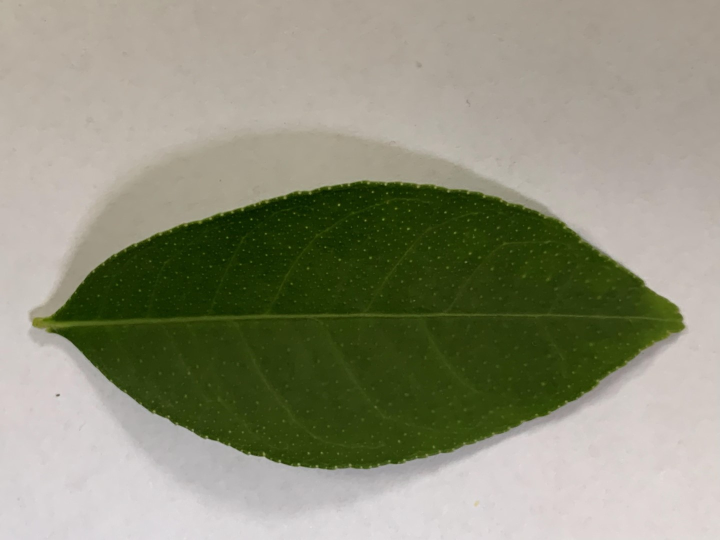
#> input picture tests/e2e/healthy-lemon.jpg, 1440 x 1080 px (shown at 1/2 size)
$ python -i browser_view.py   (imports and definitions only)
#> lines starting #> are read from the running program, lines starting #| are printed output that depends on the picture
"""Make training see each photo exactly as a browser shows it.

Browsers (a) convert images with an embedded colour profile (Display P3,
Adobe RGB, CMYK...) to sRGB before a canvas reads them, and (b) rotate
photos upright according to their EXIF orientation tag. TensorFlow does
neither. The app therefore saw different pixels from the ones the model was
trained and tested on for ~1.7% of images (wheat, RiceLeafBD, some PlantDoc)
and for phone photos with a rotation tag (many lemon photos).

This writes one corrected copy per affected image (data/browser_view/) and a
map from original path to copy. shared/preprocessing.load_image swaps the copy
in, so training, evaluation and every test script read browser-identical
pixels while splits.csv and the data manifests keep the original paths.

usage: python training/shared/browser_view.py   (re-run after rebuilding a dataset)
"""
import csv
import hashlib
import io
import json
import os
from concurrent.futures import ProcessPoolExecutor
from pathlib import Path

from PIL import Image, ImageCms, ImageOps

ROOT = Path(__file__).resolve().parents[2]
OUT = ROOT / "data" / "browser_view"
MAP = OUT / "map.json"
SPLITS = ["work_crops", "work_router2", "work_lemon"]


def fix(path: str):
    """Return (path, copy) if the browser would show different pixels, else (path, None)."""
#> called with path = '../../tests/e2e/healthy-lemon.jpg'
    try:
        im = Image.open(path)
#> im is the input picture: PIL image 1440x1080 RGB; mean R, G, B 141.9, 142.5, 121.3
        icc = im.info.get("icc_profile")
        orient = im.getexif().get(0x0112, 1)
#> orient = 6
        desc = None
        if icc:
            desc = ImageCms.getProfileDescription(ImageCms.ImageCmsProfile(io.BytesIO(icc))).strip()
        needs_colour = bool(icc) and "sRGB" not in (desc or "")
#> needs_colour = False
        if not needs_colour and orient in (None, 1):
            return path, None
        fmt = im.format
#> fmt = 'JPEG'
        if needs_colour:
            src = ImageCms.ImageCmsProfile(io.BytesIO(icc))
            im = ImageCms.profileToProfile(im if im.mode in ("RGB", "CMYK") else im.convert("RGB"), src,
                                           ImageCms.createProfile("sRGB"), outputMode="RGB")
        else:
            im = im.convert("RGB")
        if orient not in (None, 1):
            im.info["exif"] = Image.open(path).info.get("exif", b"")
            src_im = Image.open(path)
            im = ImageOps.exif_transpose(src_im).convert("RGB") if not needs_colour else _rotate(im, orient)
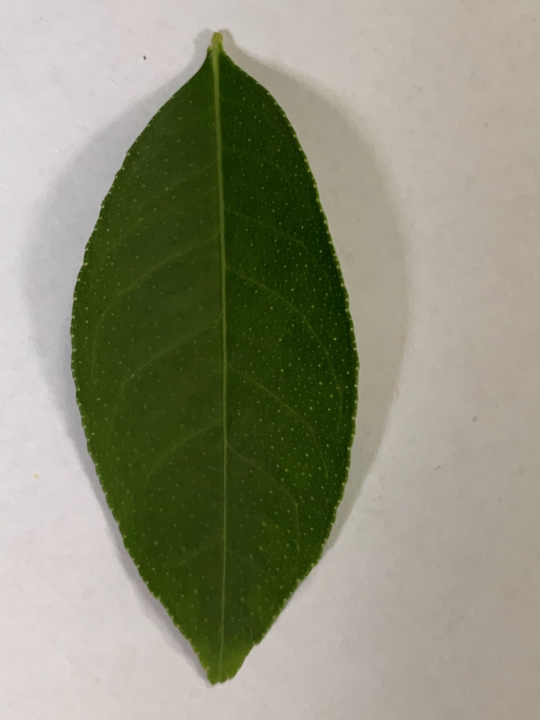
#> im: PIL image 1080x1440 RGB (shown at 1/2 size); mean R, G, B 141.9, 142.5, 121.3
        h = hashlib.sha1(path.encode()).hexdigest()[:16]
        if fmt == "JPEG":  # keep JPEG small; q97, no chroma subsampling: differences ~1 level
            dst = OUT / f"{h}.jpg"
            im.save(dst, quality=97, subsampling=0)
        else:
            dst = OUT / f"{h}.png"
            im.save(dst)
        return path, str(dst)
    except Exception as e:  # unreadable: leave as is (dataset build already verified files)
        return path, f"ERROR {e!r}"


def _rotate(im, orient):
    """EXIF orientation -> upright, for an image already converted to sRGB."""
    T = Image.Transpose
    ops = {2: [T.FLIP_LEFT_RIGHT], 3: [T.ROTATE_180], 4: [T.FLIP_TOP_BOTTOM], 5: [T.TRANSPOSE],
           6: [T.ROTATE_270], 7: [T.TRANSVERSE], 8: [T.ROTATE_90]}
    for op in ops.get(orient, []):
        im = im.transpose(op)
    return im


def main():
    OUT.mkdir(parents=True, exist_ok=True)
    paths = set()
    for w in SPLITS:
        f = ROOT / "data" / w / "splits.csv"
        if f.exists():
            paths |= {r["path"] for r in csv.DictReader(open(f))}
    paths = sorted(p for p in paths if os.path.exists(p))
    mapping, errors = {}, []
    with ProcessPoolExecutor() as ex:
        for p, dst in ex.map(fix, paths, chunksize=64):
            if dst and dst.startswith("ERROR"):
                errors.append((p, dst))
            elif dst:
                mapping[p] = dst
    json.dump(mapping, open(MAP, "w"), indent=0)
    print(f"{len(paths)} images checked, {len(mapping)} browser-corrected copies, {len(errors)} errors", errors[:3])


# [2 lines not run here, left out]

>>> result = fix('../../tests/e2e/healthy-lemon.jpg')
